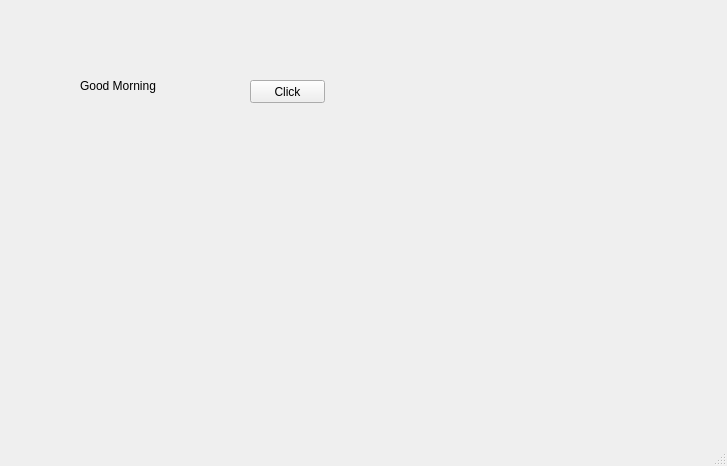
<?xml version="1.0" encoding="UTF-8"?>
<ui version="4.0">
 <class>MainWindow</class>
 <widget class="QMainWindow" name="MainWindow">
  <property name="geometry">
   <rect>
    <x>0</x>
    <y>0</y>
    <width>727</width>
    <height>466</height>
   </rect>
  </property>
  <property name="windowTitle">
   <string>MainWindow</string>
  </property>
  <widget class="QWidget" name="centralwidget">
   <widget class="QLabel" name="lbl">
    <property name="geometry">
     <rect>
      <x>80</x>
      <y>70</y>
      <width>141</width>
      <height>31</height>
     </rect>
    </property>
    <property name="text">
     <string>Good Morning</string>
    </property>
   </widget>
   <widget class="QPushButton" name="pb">
    <property name="geometry">
     <rect>
      <x>250</x>
      <y>80</y>
      <width>75</width>
      <height>23</height>
     </rect>
    </property>
    <property name="text">
     <string>Click</string>
    </property>
   </widget>
  </widget>
  <widget class="QMenuBar" name="menubar">
   <property name="geometry">
    <rect>
     <x>0</x>
     <y>0</y>
     <width>727</width>
     <height>21</height>
    </rect>
   </property>
  </widget>
  <widget class="QStatusBar" name="statusbar"/>
 </widget>
 <resources/>
 <connections/>
</ui>
